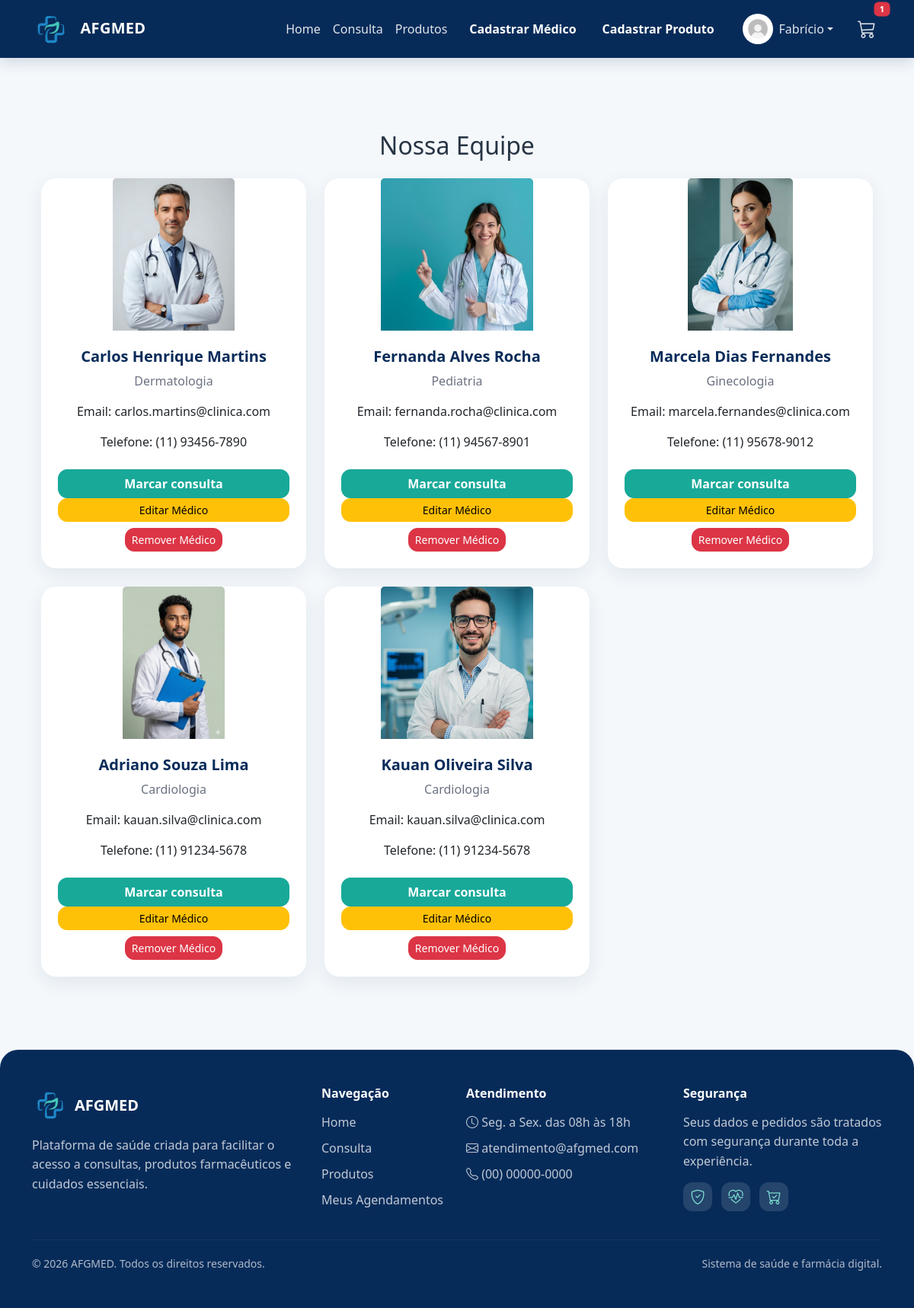
/medicos (signed in), run on the app's committed database.
### projetoafgmed/models.py (models this page shows)
class Usuario(database.Model, UserMixin):
    id = database.Column(database.Integer, primary_key=True)
    nome = database.Column(database.String, nullable=False)
    sobrenome = database.Column(database.String, nullable=False)
    email = database.Column(database.String, nullable=False, unique=True)
    senha = database.Column(database.String, nullable=False)
    foto = database.Column(database.String(200), nullable=True, default='usuario_padrao.jpg')
    is_admin = database.Column(database.Boolean, default=False)
    perfil = database.relationship('PerfilUsuario', backref='usuario', uselist=False)
    carrinho = database.relationship('Carrinho', backref='usuario', uselist=False)
    consultas = database.relationship('Consulta', backref='usuario', lazy=True)

class Medico(database.Model):
    id = database.Column(database.Integer, primary_key=True)
    nome = database.Column(database.String, nullable=False)
    especialidade = database.Column(database.String, nullable=False)
    email = database.Column(database.String)
    telefone = database.Column(database.String)
    foto = database.Column(database.String, default="default.jpg")
    data_criacao = database.Column(database.DateTime, nullable=False, default=datetime.utcnow)

### projetoafgmed/routes.py (the view)
@app.route("/medicos")
@login_required
def medicos():
    return render_template("medicos.html", medicos=Medico.query.all())

### projetoafgmed/models.py (called while the page is built)
@login_manager.user_loader
def load_usuario(id_usuario):
    return Usuario.query.get(int(id_usuario))

### projetoafgmed/routes.py (called while the page is built, shortened)
@app.context_processor
def carrinho_global():
    if current_user.is_authenticated:
        carrinho = Carrinho.query.filter_by(
            id_usuario=current_user.id,
            status="ativo"
        ).first()
        itens = carrinho.itens if carrinho else []
        total = sum(item.quantidade * item.preco_unitario for item in itens)
        quantidade = sum(item.quantidade for item in itens)
        return {
            "carrinho": carrinho,
            "itens_carrinho": itens,
            "total_carrinho": total,
            "quantidade_carrinho": quantidade
        }

### projetoafgmed/templates/medicos.html (shortened to what this page needs)
{% extends "base.html" %}
{% block content %}
<div class="container py-5">
    <h2 class="mb-4 text-center">Nossa Equipe</h2>
    <div class="row row-cols-1 row-cols-md-3 g-4">
        {% for medico in medicos %}
        <div class="col">
            <div class="card h-100 text-center shadow-sm">
                <div class="card-img-container">
                    <img src="{{ url_for('static', filename='fotos_medicos/' ~ medico.foto) }}"
                         class="card-img-top"
                         alt="{{ medico.nome }}">
                </div>
                <div class="card-body d-flex flex-column">
                    <h5 class="card-title fw-bold">{{ medico.nome }}</h5>
                    <p class="text-muted">{{ medico.especialidade }}</p>
                    <p>Email: {{ medico.email }}</p>
                    <p>Telefone: {{ medico.telefone }}</p>
                    <a href="{{ url_for('consultas', medico_id=medico.id) }}" class="btn btn-success mt-2">Marcar consulta</a>
                    {% if current_user.is_admin %}
                    <div class="mt-auto d-grid gap-2">
                        <a href="{{ url_for('editar_medico', id_medico=medico.id) }}" class="btn btn-sm btn-warning">
                            Editar Médico
                        </a>
                        <form action="{{ url_for('remover_medico', id_medico=medico.id) }}" method="post">
                            <button type="submit" class="btn btn-sm btn-danger"
                                    onclick="return confirm('Deseja realmente remover este médico?');">
                                Remover Médico
                            </button>
                        </form>
                    </div>
                    {% endif %}
                </div>
            </div>
        </div>
        {% else %}
        <p class="text-center">Nenhum médico cadastrado.</p>
        {% endfor %}
    </div>
</div>
{% endblock %}

### projetoafgmed/templates/base.html (shortened to what this page needs)
<!DOCTYPE html>
<html lang="pt-br">
<head>
    <link href="https://cdn.jsdelivr.net/npm/bootstrap@5.3.8/dist/css/bootstrap.min.css" rel="stylesheet">
    <link rel="stylesheet" href="https://cdn.jsdelivr.net/npm/bootstrap-icons@1.11.3/font/bootstrap-icons.css">
    <link rel="stylesheet" href="{{ url_for('static', filename='css/style.css') }}">
</head>
<body>
<nav class="navbar navbar-expand-lg navbar-dark bg-dark">
    <div class="container">
        <a class="navbar-brand" href="{{ url_for('homepage') }}">
            <img src="{{ url_for('static', filename='imagens/logo.jpg') }}" alt="Logo" width="50" class="me-2">
            AFGMED
        </a>
        <div class="collapse navbar-collapse" id="navbarNav">
            <ul class="navbar-nav ms-auto align-items-center">
                <li class="nav-item"><a class="nav-link" href="{{ url_for('homepage') }}">Home</a></li>
                <li class="nav-item"><a class="nav-link" href="{{ url_for('medicos') }}">Consulta</a></li>
                <li class="nav-item"><a class="nav-link" href="{{ url_for('produtos') }}">Produtos</a></li>
                {% if current_user.is_authenticated and current_user.is_admin %}
                    <li class="nav-item ms-2">
                        <a class="btn btn-primary" href="{{ url_for('cadastro_medico') }}">Cadastrar Médico</a>
                    </li>
                    <li class="nav-item ms-2">
                        <a class="btn btn-primary" href="{{ url_for('cadastro_produto') }}">Cadastrar Produto</a>
                    </li>
                {% endif %}
            </ul>
            <ul class="navbar-nav ms-3 align-items-center">
                {% if current_user.is_authenticated %}
                    <li class="nav-item dropdown me-3">
                        <a class="nav-link dropdown-toggle d-flex align-items-center" href="#" id="perfilDropdown" role="button" data-bs-toggle="dropdown" aria-expanded="false">
                            <img src="{{ url_for('static', filename='fotos_perfil/' + (current_user.foto or 'usuario_padrao.jpg')) }}"
                                 alt="Perfil"
                                 class="rounded-circle"
                                 style="width:40px; height:40px; object-fit:cover;">
                            <span class="ms-2">{{ current_user.nome }}</span>
                        </a>
                    </li>
                    <li class="nav-item position-relative">
                        <a class="nav-link" href="#" data-bs-toggle="offcanvas" data-bs-target="#carrinhoLateral" aria-controls="carrinhoLateral">
                            <i class="bi bi-cart3" style="font-size: 1.5rem;"></i>
                            {% if carrinho %}
                                <span class="badge bg-danger position-absolute top-0 start-100 translate-middle">
                                    {{ quantidade_carrinho }}
                                </span>
                            {% endif %}
                        </a>
                    </li>
                {% endif %}
            </ul>
        </div>
    </div>
</nav>
<main class="container mt-5">
    {% block content %}{% endblock %}
</main>
<footer class="footer-afg mt-5">
    <div class="container py-5">
        <div class="row g-4">
            <div class="col-md-4">
                <div class="d-flex align-items-center mb-3">
                    <img src="{{ url_for('static', filename='imagens/logo.jpg') }}" alt="Logo AFGMED" width="48" class="footer-logo me-2">
                    <h5 class="mb-0 fw-bold">AFGMED</h5>
                </div>
                <p class="footer-text">
                    Plataforma de saúde criada para facilitar o acesso a consultas,
                    produtos farmacêuticos e cuidados essenciais.
                </p>
            </div>
            <div class="col-md-2">
                <h6 class="footer-title">Navegação</h6>
                <ul class="footer-links">
                    <li><a href="{{ url_for('homepage') }}">Home</a></li>
                    <li><a href="{{ url_for('medicos') }}">Consulta</a></li>
                    <li><a href="{{ url_for('produtos') }}">Produtos</a></li>
                    <li><a href="{{ url_for('meus_agendamentos') }}">Meus Agendamentos</a></li>
                </ul>
            </div>
            <div class="col-md-3">
                <h6 class="footer-title">Atendimento</h6>
                <ul class="footer-links">
                    <li><i class="bi bi-clock"></i> Seg. a Sex. das 08h às 18h</li>
                    <li><i class="bi bi-envelope"></i> atendimento@afgmed.com</li>
                    <li><i class="bi bi-telephone"></i> (00) 00000-0000</li>
                </ul>
            </div>
            <div class="col-md-3">
                <h6 class="footer-title">Segurança</h6>
                <p class="footer-text">
                    Seus dados e pedidos são tratados com segurança durante toda a experiência.
                </p>
                <div class="footer-icons">
                    <i class="bi bi-shield-check"></i>
                    <i class="bi bi-heart-pulse"></i>
                    <i class="bi bi-cart-check"></i>
                </div>
            </div>
        </div>
        <hr class="footer-line">
        <div class="d-flex flex-column flex-md-row justify-content-between align-items-center gap-2">
            <small>© 2026 AFGMED. Todos os direitos reservados.</small>
            <small>Sistema de saúde e farmácia digital.</small>
        </div>
    </div>
</footer>
</body>
</html>

### projetoafgmed/static/css/style.css (style rules this page uses)
body { background: #f4f8fb; color: #273444; font-family: 'Segoe UI', Tahoma, Geneva, Verdana, sans-serif; }
.navbar { background: #072B59 !important; box-shadow: 0 4px 18px rgba(7, 43, 89, 0.18); }
.navbar-brand { font-weight: 700; letter-spacing: .3px; }
.navbar-brand img { border-radius: 10px; object-fit: cover; }
.navbar .nav-link { color: rgba(255, 255, 255, .88) !important; font-weight: 500; }
.btn { border-radius: 12px; transition: .2s ease; }
.btn-primary { background-color: #072B59; border-color: #072B59; font-weight: 700; }
.btn-success { background-color: #18A999; border-color: #18A999; font-weight: 700; }
.card { border: none; border-radius: 20px; overflow: hidden; transition: .25s ease; box-shadow: 0 8px 24px rgba(7,43,89,.08) !important; }
.card-body { padding: 22px; }
.card-title { color: #072B59; }
.card-img-top { background: linear-gradient(180deg, #eef7fb, #ffffff); }
.card-img-container { width: 100%; height: 200px; overflow: hidden; display: flex; justify-content: center; align-items: center; }
.card-img-container img { width: auto; height: 100%; object-fit: cover; }
.text-muted { color: #6b7280 !important; }
.badge.bg-danger { font-size: 0.7rem; }
.footer-afg { background: #072B59; color: #ffffff; border-radius: 24px 24px 0 0; }
.footer-logo { border-radius: 10px; object-fit: cover; }
.footer-text { color: rgba(255, 255, 255, 0.75); line-height: 1.6; margin-bottom: 0; }
.footer-title { font-weight: 700; margin-bottom: 15px; color: #ffffff; }
.footer-links { list-style: none; padding: 0; margin: 0; }
.footer-links li { margin-bottom: 10px; color: rgba(255, 255, 255, 0.75); }
.footer-links a { color: rgba(255, 255, 255, 0.75); text-decoration: none; transition: .2s ease; }
.footer-icons { display: flex; gap: 12px; margin-top: 15px; }
.footer-icons i { width: 38px; height: 38px; background: rgba(255, 255, 255, 0.12); color: #7ee0d2; border-radius: 12px; display: grid; place-items: center; font-size: 1.2rem; }
.footer-line { border-color: rgba(255, 255, 255, 0.18); margin: 30px 0 20px; }
.footer-afg small { color: rgba(255, 255, 255, 0.68); }

### data on the page
Usuario: foto (picture), nome "Fabrício"
Medico: foto (picture), nome "Carlos Henrique Martins", especialidade "Dermatologia", email "carlos.martins@clinica.com", telefone "(11) 93456-7890"
Medico: foto (picture), nome "Fernanda Alves Rocha", especialidade "Pediatria", email "fernanda.rocha@clinica.com", telefone "(11) 94567-8901"
Medico: foto (picture), nome "Marcela Dias Fernandes", especialidade "Ginecologia", email "marcela.fernandes@clinica.com", telefone "(11) 95678-9012"
Medico: foto (picture), nome "Adriano Souza Lima", especialidade "Cardiologia", email "kauan.silva@clinica.com", telefone "(11) 91234-5678"
Medico: foto (picture), nome "Kauan Oliveira Silva", especialidade "Cardiologia", email "kauan.silva@clinica.com", telefone "(11) 91234-5678"

### other printed values
{{ quantidade_carrinho }} "1"
